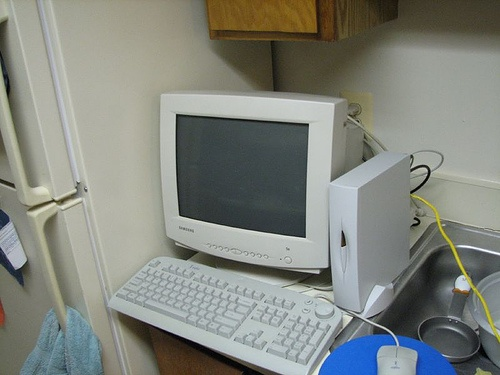
#> input picture Topic/001_read_show/test.jpg, 500 x 375 px, found by its file name
$ python 044_Adaptive_Threshold.py
#> lines starting #> are read from the running program, lines starting #| are printed output that depends on the picture; after the words box and inside, x2 and y2 are one past the last pixel; in counts of white or black regions, pixels touching at a corner belong together
import cv2 as cv
import numpy as np

# [7 lines of commented-out code are left out]
src = cv.imread("H:\\OpenCV_Learning\\test.jpg")
#> src is the input picture: shape (375, 500, 3); mean B, G, R 126.1, 133.4, 130.1
cv.namedWindow("input", cv.WINDOW_AUTOSIZE)
cv.imshow("input", src)
h, w = src.shape[:2]
#> h = 375; w = 500


# 自动阈值分割 TRIANGLE
gray = cv.cvtColor(src, cv.COLOR_BGR2GRAY)
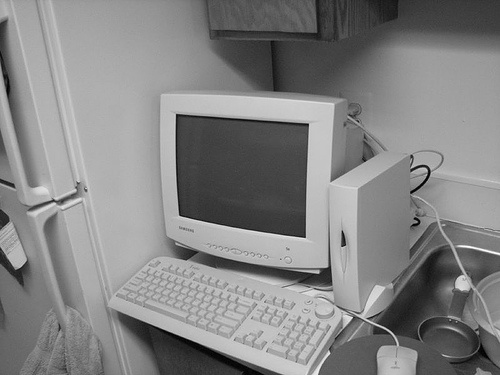
#> gray: shape (375, 500); min 0, max 254, mean 131.6
binary = cv.adaptiveThreshold(gray, 255, cv.ADAPTIVE_THRESH_MEAN_C, cv.THRESH_BINARY, 25, 10)
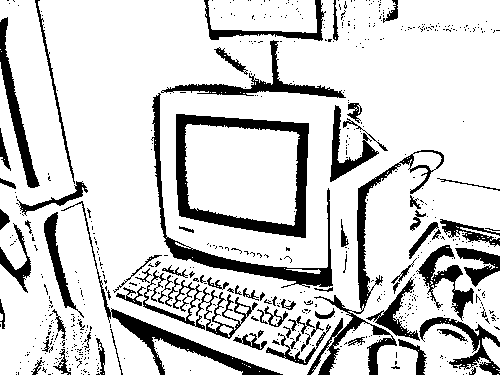
#> binary: shape (375, 500); 82.2% white; 622 black regions (544 under 20 px), largest, box (x1, y1, x2, y2) and area: (176, 114, 309, 238) 4406, (307, 150, 444, 375) 3096, (151, 93, 333, 288) 3039
cv.imshow("binary", binary)

result = np.zeros([h, w*2, 3], dtype=src.dtype)
result[0:h,0:w,:] = src
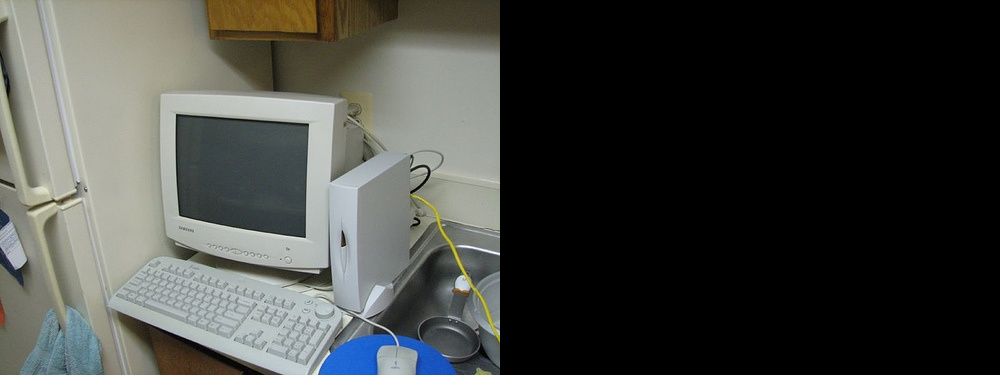
#> result: shape (375, 1000, 3); mean B, G, R 63, 66.7, 65
result[0:h,w:2*w,:] = cv.cvtColor(binary, cv.COLOR_GRAY2BGR)
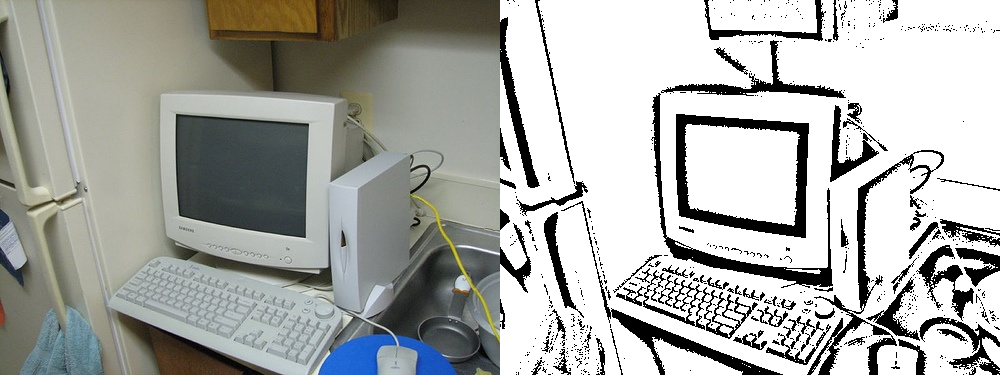
#> result: shape (375, 1000, 3); mean B, G, R 167.9, 171.6, 169.9
cv.putText(result, "input", (10, 30), cv.FONT_ITALIC, 1.0, (0, 0, 255), 2)
cv.putText(result, "adaptive threshold", (w+10, 30), cv.FONT_ITALIC, 1.0, (0, 0, 255), 2)
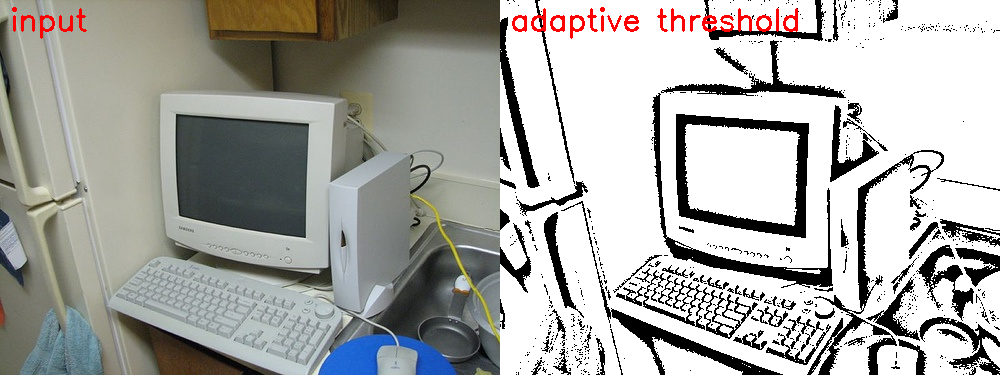
#> result: shape (375, 1000, 3); mean B, G, R 166.3, 170, 170.1
cv.imshow("result", result)
cv.imwrite("D:/binary_result.png", result)

cv.waitKey(0)
cv.destroyAllWindows()
